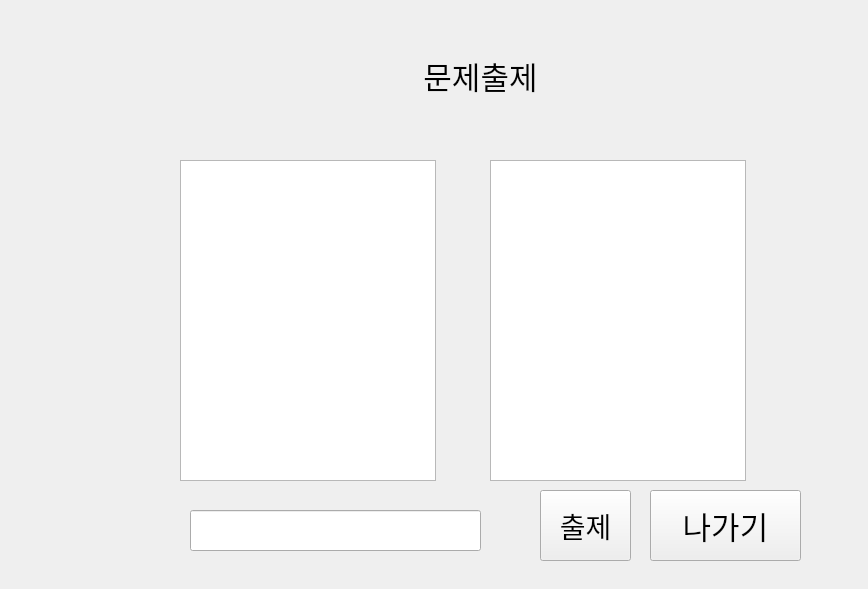
<?xml version="1.0" encoding="UTF-8"?>
<ui version="4.0">
 <class>Form</class>
 <widget class="QWidget" name="Form">
  <property name="geometry">
   <rect>
    <x>0</x>
    <y>0</y>
    <width>868</width>
    <height>589</height>
   </rect>
  </property>
  <property name="windowTitle">
   <string>Form</string>
  </property>
  <widget class="QLabel" name="label">
   <property name="geometry">
    <rect>
     <x>340</x>
     <y>40</y>
     <width>281</width>
     <height>71</height>
    </rect>
   </property>
   <property name="font">
    <font>
     <pointsize>23</pointsize>
     <weight>50</weight>
     <bold>false</bold>
    </font>
   </property>
   <property name="text">
    <string>문제출제</string>
   </property>
   <property name="alignment">
    <set>Qt::AlignCenter</set>
   </property>
  </widget>
  <widget class="QPushButton" name="qbackbutton">
   <property name="geometry">
    <rect>
     <x>650</x>
     <y>490</y>
     <width>151</width>
     <height>71</height>
    </rect>
   </property>
   <property name="font">
    <font>
     <pointsize>23</pointsize>
    </font>
   </property>
   <property name="text">
    <string>나가기</string>
   </property>
  </widget>
  <widget class="QTextBrowser" name="qtextBrowser">
   <property name="geometry">
    <rect>
     <x>180</x>
     <y>160</y>
     <width>256</width>
     <height>321</height>
    </rect>
   </property>
  </widget>
  <widget class="QTextBrowser" name="qtextBrowser_2">
   <property name="geometry">
    <rect>
     <x>490</x>
     <y>160</y>
     <width>256</width>
     <height>321</height>
    </rect>
   </property>
  </widget>
  <widget class="QLineEdit" name="qlineEdit">
   <property name="geometry">
    <rect>
     <x>190</x>
     <y>510</y>
     <width>291</width>
     <height>41</height>
    </rect>
   </property>
   <property name="font">
    <font>
     <pointsize>17</pointsize>
    </font>
   </property>
  </widget>
  <widget class="QPushButton" name="qpushbutton2">
   <property name="geometry">
    <rect>
     <x>540</x>
     <y>490</y>
     <width>91</width>
     <height>71</height>
    </rect>
   </property>
   <property name="font">
    <font>
     <pointsize>21</pointsize>
    </font>
   </property>
   <property name="text">
    <string>출제</string>
   </property>
  </widget>
 </widget>
 <resources/>
 <connections/>
</ui>
